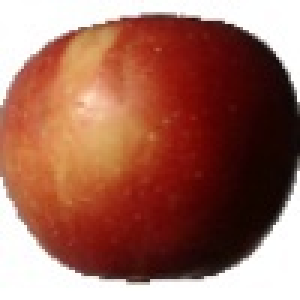
#> input picture input.jpg, 100 x 100 px (shown 3 times larger)
$ python warp.py
#> lines starting #> are read from the running program, lines starting #| are printed output that depends on the picture
import cv2
import numpy as np
import math

img = cv2.imread('input.jpg', cv2.IMREAD_GRAYSCALE)
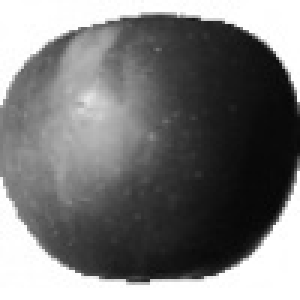
#> img: shape (100, 100) (shown 3 times larger); min 6, max 255, mean 120.3
rows, cols = img.shape
#> rows = 100; cols = 100

#####################
# Concave effect

img_output = np.zeros(img.shape, dtype=img.dtype)

for i in range(rows):
    for j in range(cols):
        offset_x = int(15.0 * math.sin(2 * 3.14 * i / (2*cols)))
        offset_y = 0
        if j+offset_x < cols:
            img_output[i,j] = img[i,(j+offset_x)%cols]
        else:
            img_output[i,j] = 0
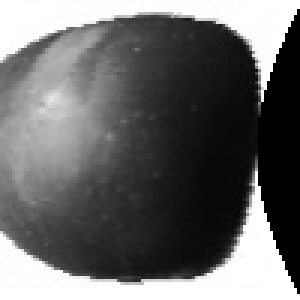
#> img_output: shape (100, 100) (shown 3 times larger); min 0, max 255, mean 104.8

cv2.imshow('Concave', img_output)

cv2.waitKey()
